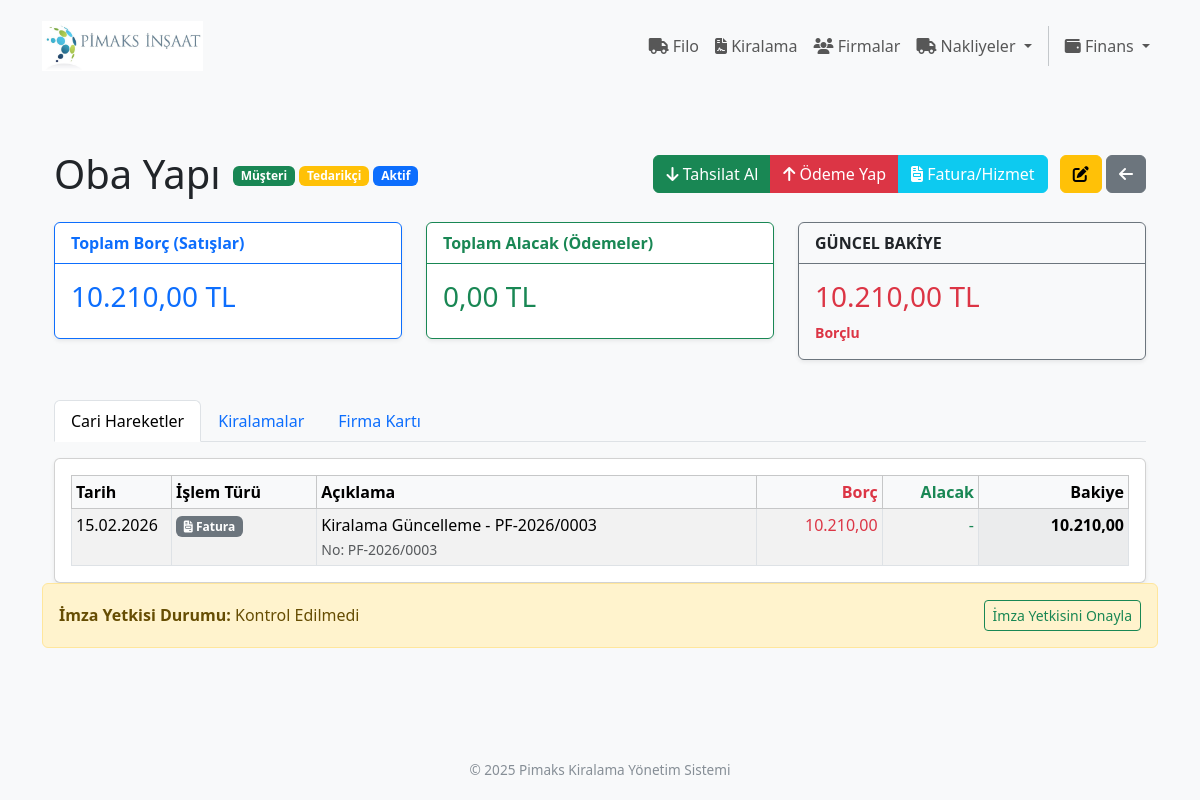
The page /firmalar/bilgi/3 on the database its author committed.
### app/firmalar/models.py (models this page shows, shortened)
class Firma(db.Model):
    __tablename__ = 'firma'
    id = db.Column(db.Integer, primary_key=True)
    firma_adi = db.Column(db.String(150), nullable=False, index=True)
    yetkili_adi = db.Column(db.String(100), nullable=False)
    telefon = db.Column(db.String(20), nullable=True)
    eposta = db.Column(db.String(120), nullable=True, index=True)
    iletisim_bilgileri = db.Column(db.Text, nullable=False)
    vergi_dairesi = db.Column(db.String(100), nullable=False)
    vergi_no = db.Column(db.String(50), unique=True, nullable=False, index=True)
    is_musteri = db.Column(db.Boolean, default=True, nullable=False, index=True)
    is_tedarikci = db.Column(db.Boolean, default=False, nullable=False, index=True)
    is_active = db.Column(db.Boolean, default=True, nullable=False)
    bakiye = db.Column(db.Numeric(15, 2), default=0, nullable=False)
    sozlesme_no = db.Column(db.String(50), unique=False, nullable=True) # Örn: PS-2026-001
    sozlesme_rev_no = db.Column(db.Integer, default=0, nullable=True) # Yenilendikçe artacak
    sozlesme_tarihi = db.Column(db.Date, nullable=True, default=date.today)
    bulut_klasor_adi = db.Column(db.String(100), unique=True, nullable=True)
    imza_yetkisi_kontrol_edildi = db.Column(
        db.Boolean,
        default=False,
        nullable=False
    )
    imza_yetkisi_kontrol_tarihi = db.Column(
        db.DateTime,
        nullable=True
    )
    imza_yetkisi_kontrol_eden_id = db.Column(
        db.Integer,
        nullable=True
    )
    imza_arsiv_notu = db.Column(
        db.String(255),
        nullable=True
    )
    kiralamalar = db.relationship(
        'Kiralama',
        back_populates='firma_musteri',
        foreign_keys='Kiralama.firma_musteri_id',
        cascade="all, delete-orphan",
        order_by="desc(Kiralama.id)"
    )
    tedarik_edilen_ekipmanlar = db.relationship(
        'Ekipman',
        back_populates='firma_tedarikci',
        foreign_keys='Ekipman.firma_tedarikci_id'
    )
    odemeler = db.relationship(
        'Odeme',
        back_populates='firma_musteri',
        foreign_keys='Odeme.firma_musteri_id',
        cascade="all, delete-orphan"
    )
    saglanan_nakliye_hizmetleri = db.relationship(
        'KiralamaKalemi',
        back_populates='nakliye_tedarikci',
        foreign_keys='KiralamaKalemi.nakliye_tedarikci_id'
    )
    hizmet_kayitlari = db.relationship(
        'HizmetKaydi',
        back_populates='firma',
        foreign_keys='HizmetKaydi.firma_id'
    )
    tedarik_edilen_parcalar = db.relationship(
        'StokKarti',
        back_populates='varsayilan_tedarikci',
        foreign_keys='StokKarti.varsayilan_tedarikci_id'
    )
    stok_hareketleri = db.relationship(
        'StokHareket',
        back_populates='firma',
        cascade="all, delete-orphan"
    )
    nakliyeler = db.relationship(
        'Nakliye',
        back_populates='firma',
        cascade="all, delete-orphan"
    )

### app/cari/models.py (models this page shows, shortened)
class HizmetKaydi(db.Model):
    __tablename__ = 'hizmet_kaydi'
    id = db.Column(db.Integer, primary_key=True)
    firma_id = db.Column(db.Integer, db.ForeignKey('firma.id'), nullable=False)
    nakliye_id = db.Column(
        db.Integer,
        db.ForeignKey('nakliye.id', ondelete='CASCADE'),
        nullable=True
    )
    ozel_id = db.Column(db.Integer, nullable=True)
    tarih = db.Column(db.Date, nullable=False, default=datetime.utcnow)
    tutar = db.Column(db.Numeric(15, 2), nullable=False, default=0)
    aciklama = db.Column(db.String(250), nullable=True)
    yon = db.Column(db.String(10), nullable=False, default='giden')
    fatura_no = db.Column(db.String(50), nullable=True)
    vade_tarihi = db.Column(db.Date, nullable=True)
    firma = db.relationship('Firma', back_populates='hizmet_kayitlari', foreign_keys=[firma_id])

### app/firmalar/routes.py (the view, shortened to what this page needs)
@firmalar_bp.route('/bilgi/<int:id>', methods=['GET'])
def bilgi(id):
    try:
        firma = Firma.query.options(
            subqueryload(Firma.kiralamalar).options(subqueryload(Kiralama.kalemler).options(joinedload(KiralamaKalemi.ekipman))),
            subqueryload(Firma.odemeler).joinedload(Odeme.kasa),
            subqueryload(Firma.hizmet_kayitlari),
        ).get_or_404(id)
        hareketler = []
        for h in firma.hizmet_kayitlari:
            tutar = h.tutar or Decimal('0')
            if hasattr(h, 'kiralama_id') and h.kiralama_id:
                tur_adi, tur_tipi, ozel_id = 'Kiralama', 'kiralama', h.kiralama_id
            elif hasattr(h, 'nakliye_id') and h.nakliye_id:
                tur_adi, tur_tipi, ozel_id = 'Nakliye', 'nakliye', h.nakliye_id
            else:
                tur_tipi, ozel_id = 'fatura', h.id
                tur_adi = 'Fatura (Satış)' if h.yon == 'giden' else 'Fatura (Alış)'
            hareketler.append({
                'id': h.id,
                'ozel_id': ozel_id,
                'tarih': h.tarih,
                'tur': tur_adi,
                'tur_tipi': tur_tipi,
                'aciklama': h.aciklama,
                'belge_no': h.fatura_no,
                'borc': tutar if h.yon == 'giden' else Decimal('0'),
                'alacak': tutar if h.yon == 'gelen' else Decimal('0'),
                'nesne': h
            })
        hareketler.sort(key=lambda x: x['tarih'] if x['tarih'] else date.min)
        yuruyen_bakiye, toplam_borc, toplam_alacak = Decimal('0'), Decimal('0'), Decimal('0')
        for islem in hareketler:
            toplam_borc += islem['borc']
            toplam_alacak += islem['alacak']
            yuruyen_bakiye = (yuruyen_bakiye + islem['borc']) - islem['alacak']
            islem['kumulatif_bakiye'] = yuruyen_bakiye
        if yuruyen_bakiye > 0:
            durum_metni, durum_rengi = "Borçlu", "text-danger"
        elif yuruyen_bakiye < 0:
            durum_metni, durum_rengi = "Alacaklı", "text-success"
        else:
            durum_metni, durum_rengi = "Hesap Kapalı", "text-muted"
        return render_template('firmalar/bilgi.html',
                               firma=firma,
                               hareketler=hareketler,
                               toplam_borc=toplam_borc,
                               toplam_alacak=toplam_alacak,
                               bakiye=abs(yuruyen_bakiye),
                               durum_metni=durum_metni,
                               durum_rengi=durum_rengi)
    except Exception as e:
        traceback.print_exc()
        flash(f"Cari bilgiler yüklenirken hata oluştu: {str(e)}", "danger")
        return redirect(url_for('firmalar.index'))

### app/templates/firmalar/bilgi.html (shortened to what this page needs)
{% extends "base.html" %}
{% block content %}
<div class="container mt-4">
    <div class="d-flex justify-content-between align-items-center mb-4 flex-wrap">
        <div>
            <h1 class="mb-0 d-inline-block align-middle">{{ firma.firma_adi }}</h1>
            <div class="d-inline-block align-middle ms-2">
                <span class="badge bg-{{ 'success' if firma.is_musteri else 'secondary' }}">{{ 'Müşteri' if firma.is_musteri else '' }}</span>
                <span class="badge bg-{{ 'warning' if firma.is_tedarikci else 'secondary' }}">{{ 'Tedarikçi' if firma.is_tedarikci else '' }}</span>
                <span class="badge bg-{{ 'primary' if firma.is_active else 'danger' }}">{{ 'Aktif' if firma.is_active else 'Pasif' }}</span>
            </div>
        </div>
        <div class="mt-2 mt-md-0">
            <div class="btn-group me-2" role="group">
                <a href="{{ url_for('cari.odeme_ekle', firma_id=firma.id, yon='tahsilat') }}" class="btn btn-success">
                    <i class="fa fa-arrow-down"></i> Tahsilat Al
                </a>
                <a href="{{ url_for('cari.odeme_ekle', firma_id=firma.id, yon='odeme') }}" class="btn btn-danger">
                    <i class="fa fa-arrow-up"></i> Ödeme Yap
                </a>
                <a href="{{ url_for('cari.hizmet_ekle', firma_id=firma.id) }}" class="btn btn-info text-white">
                    <i class="fa fa-file-invoice"></i> Fatura/Hizmet
                </a>
            </div>
            <a href="{{ url_for('firmalar.duzelt', id=firma.id) }}" class="btn btn-warning"><i class="fa fa-edit"></i></a>
            <a href="{{ request.referrer or url_for('firmalar.index') }}" class="btn btn-secondary">
    <i class="fa fa-arrow-left"></i>
</a>
        </div>
    </div>
    <div class="row mb-4">
        <div class="col-md-4">
            <div class="card border-primary mb-3 shadow-sm">
                <div class="card-header bg-transparent border-primary text-primary fw-bold">Toplam Borç (Satışlar)</div>
                <div class="card-body text-primary">
                    <h3 class="card-title">{{ "{:,.2f}".format(toplam_borc).replace(',', 'X').replace('.', ',').replace('X', '.') }} TL</h3>
                </div>
            </div>
        </div>
        <div class="col-md-4">
            <div class="card border-success mb-3 shadow-sm">
                <div class="card-header bg-transparent border-success text-success fw-bold">Toplam Alacak (Ödemeler)</div>
                <div class="card-body text-success">
                    <h3 class="card-title">{{ "{:,.2f}".format(toplam_alacak).replace(',', 'X').replace('.', ',').replace('X', '.') }} TL</h3>
                </div>
            </div>
        </div>
        <div class="col-md-4">
            <div class="card border-secondary mb-3 shadow-sm bg-light">
                <div class="card-header bg-transparent border-secondary fw-bold">GÜNCEL BAKİYE</div>
                <div class="card-body">
                    <h3 class="card-title {{ durum_rengi }}">{{ "{:,.2f}".format(bakiye).replace(',', 'X').replace('.', ',').replace('X', '.') }} TL</h3>
                    <p class="card-text fw-bold small {{ durum_rengi }}">{{ durum_metni }}</p>
                </div>
            </div>
        </div>
    </div>
    <ul class="nav nav-tabs mb-3" id="firmaTab" role="tablist">
        <li class="nav-item">
            <button class="nav-link active" id="hareket-tab" data-bs-toggle="tab" data-bs-target="#hareket" type="button">Cari Hareketler</button>
        </li>
        <li class="nav-item">
            <button class="nav-link" id="kiralama-tab" data-bs-toggle="tab" data-bs-target="#kiralama" type="button">Kiralamalar</button>
        </li>
        <li class="nav-item">
            <button class="nav-link" id="genel-tab" data-bs-toggle="tab" data-bs-target="#genel" type="button">Firma Kartı</button>
        </li>
    </ul>
    <div class="tab-content" id="firmaTabContent">
        <div class="tab-pane fade show active" id="hareket">
            <div class="card card-body shadow-sm">
                <div class="table-responsive">
                    <table class="table table-hover table-striped table-bordered table-sm mb-0">
                        <thead class="table-light">
                            <tr>
                                <th style="width: 100px;">Tarih</th>
                                <th>İşlem Türü</th>
                                <th>Açıklama</th>
                                <th class="text-end text-danger">Borç</th>
                                <th class="text-end text-success">Alacak</th>
                                <th class="text-end bg-light fw-bold" style="width: 150px;">Bakiye</th>
                            </tr>
                        </thead>
                        <tbody>
                            {% for islem in hareketler %}
                            {% set is_kiralama = (islem.tur == 'Kiralama' and islem.ozel_id) %}
                            {% set is_nakliye = (islem.tur == 'Nakliye' and islem.ozel_id) %}
                            <tr class="context-row"
                                data-id="{{ islem.id }}"
                                data-type="{% if is_kiralama %}kiralama{% elif is_nakliye %}nakliye{% else %}{{ islem.tur_tipi.lower() }}{% endif %}"
                                data-ozel-id="{{ islem.ozel_id or '' }}"
                                data-desc="{{ islem.aciklama }}"
                                style="cursor: context-menu;">
                                <td>{{ islem.tarih.strftime('%d.%m.%Y') if islem.tarih else '-' }}</td>
                                <td>
                                    {% if is_kiralama %}
                                        <span class="badge bg-warning text-dark"><i class="fa fa-key"></i> Kiralama</span>
                                    {% elif is_nakliye %}
                                        <span class="badge bg-primary"><i class="fa fa-truck"></i> Nakliye</span>
                                    {% elif 'Fatura' in islem.tur or 'Hizmet' in islem.tur %}
                                        <span class="badge bg-secondary"><i class="fa fa-file-invoice"></i> Fatura</span>
                                    {% else %}
                                        <span class="badge bg-success"><i class="fa fa-money-bill"></i> {{ islem.tur }}</span>
                                    {% endif %}
                                </td>
                                <td>
                                    {{ islem.aciklama }}
                                    {% if islem.belge_no %}
                                        <br><small class="text-muted">No: {{ islem.belge_no }}</small>
                                    {% endif %}
                                </td>
                                <td class="text-end text-danger">
                                    {% if islem.borc and islem.borc > 0 %}
                                        {{ "{:,.2f}".format(islem.borc).replace(',', 'X').replace('.', ',').replace('X', '.') }}
                                    {% else %}-{% endif %}
                                </td>
                                <td class="text-end text-success">
                                    {% if islem.alacak and islem.alacak > 0 %}
                                        {{ "{:,.2f}".format(islem.alacak).replace(',', 'X').replace('.', ',').replace('X', '.') }}
                                    {% else %}-{% endif %}
                                </td>
                                <td class="text-end fw-bold bg-light">
                                    {{ "{:,.2f}".format(islem.kumulatif_bakiye).replace(',', 'X').replace('.', ',').replace('X', '.') }}
                                </td>
                            </tr>
                            {% endfor %}
                        </tbody>
                    </table>
                </div>
            </div>
        </div>
    </div>
</div>
<div class="alert
    {% if firma.imza_yetkisi_kontrol_edildi %}
        alert-success
    {% else %}
        alert-warning
    {% endif %}
    d-flex justify-content-between align-items-center"
>
    <div>
        <strong>İmza Yetkisi Durumu:</strong>
        {% if firma.imza_yetkisi_kontrol_edildi %}
            Kontrol Edildi
            {% if firma.imza_yetkisi_kontrol_tarihi %}
                <small class="text-muted">
                    ({{ firma.imza_yetkisi_kontrol_tarihi.strftime('%d.%m.%Y') }})
                </small>
            {% endif %}
        {% else %}
            Kontrol Edilmedi
        {% endif %}
    </div>
    {% if not firma.imza_yetkisi_kontrol_edildi %}
    <form method="POST" action="{{ url_for('firmalar.imza_kontrol', id=firma.id) }}">
        <button type="submit" class="btn btn-sm btn-outline-success">
            İmza Yetkisini Onayla
        </button>
    </form>
    {% endif %}
</div>
{% endblock %}

### app/templates/base.html (style rules this page uses)
body { font-family: 'Segoe UI', Tahoma, Geneva, Verdana, sans-serif; background-color: #f8f9fa; min-height: 100vh; display: flex; flex-direction: column; }

### rows shown on the page
Firma: firma_adi "Oba Yapı", is_musteri "Müşteri", is_tedarikci "Tedarikçi", is_active "Aktif"
HizmetKaydi: tarih "15.02.2026", aciklama "Kiralama Güncelleme - PF-2026/0003", belge_no "PF-2026/0003", tutar "10.210,00", kumulatif_bakiye "10.210,00"

### other values the page prints
{{ durum_metni }} "Borçlu"
